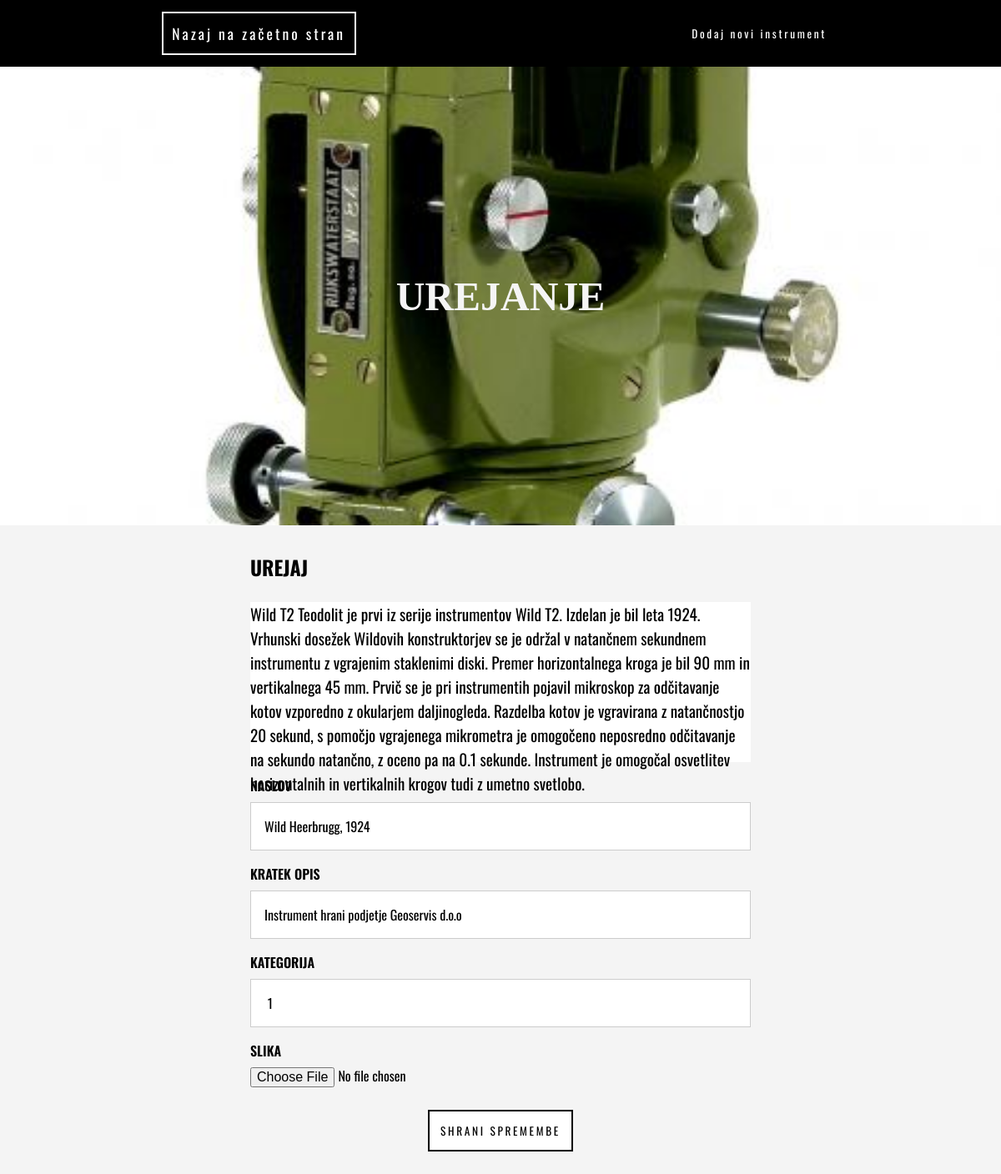
The page /Aplikacija/editArticle.php?id=5 on the database its author committed.
### tables this page shows
CREATE TABLE `muzej` (
  `id` int(11) NOT NULL,
  `cover_photo` varchar(255) NOT NULL,
  `title` varchar(255) NOT NULL,
  `short_description` varchar(255) NOT NULL,
  `content` longtext NOT NULL,
  `created_at` timestamp NOT NULL DEFAULT current_timestamp(),
  `deleted` tinyint(1) NOT NULL DEFAULT 0,
  `category` int(11) NOT NULL,
  `main_category` int(11) DEFAULT NULL,
  `year` int(11) NOT NULL
);

### Aplikacija/editArticle.php (the view, shortened to what this page needs)
<nav>
    <h1><a href="./index.php">Nazaj na začetno stran</a></h1>
    <button onClick="window.open('./newArticle.php', '_self')">Dodaj novi instrument</button>
</nav>
<?php
    $dbo = new PDO('mysql:host=localhost;dbname=konacno;charset=utf8', 'root', '');
    $instrument = $dbo->prepare("
        SELECT *
        FROM muzej
        WHERE id = :article_id
    ");
    $instrument->execute([ 'article_id' => $_GET['id'] ]);
    $instrument = $instrument->fetch(PDO::FETCH_ASSOC);
    $imeslike = $instrument['cover_photo'];
    $heading = "Urejanje";
    include './includes/header.php';
    include './includes/jumbotron.php';
    $vsiinstrumenti = $dbo->prepare("
        SELECT *
        FROM muzej
        WHERE id = :id
    ");
    $vsiinstrumenti->execute([
        'id' => $_GET['id'],
    ]);
    $vsiinstrumenti = $vsiinstrumenti->fetch(PDO::FETCH_ASSOC);
    ?>
    <link href="//cdn.quilljs.com/1.3.6/quill.snow.css" rel="stylesheet">
    <link href="./styles/newArticle.css" rel="stylesheet">
    <div class="newArticle__container">
        <h2>UREJAJ</h2>
        <div class="html-editor-bubble" id="quillEditorBubble"><?php echo $vsiinstrumenti['content'] ?></div>
        <form action="./db/updateArticle.php" id="newArticleForm" method="post" enctype="multipart/form-data">
            <div>
                <label>NASLOV</label>
                <input type="text" name="title" value="<?php echo $vsiinstrumenti['title'] ?>" required />
            </div>
            <div>
                <label>KRATEK OPIS</label>
                <input type="text" name="short_description" value="<?php echo $vsiinstrumenti['short_description'] ?>" required />
            </div>
            <div>
                <label>KATEGORIJA</label>
                <input type="text" name="category"  value=" <?php echo $vsiinstrumenti['category'] ?>" required />
            </div>
            <div>
                <label>SLIKA</label>
                <input type="file" name="cover_photo" accept="image/png, image/jpeg" required />
            </div>
            <button class="submit_button" onClick="window.open('./article.php?id=<?php echo $_GET['id']; ?>', '_self')">SHRANI SPREMEMBE</button>
        </form>
    </div>

### Aplikacija/includes/jumbotron.php
<div class="jumbotron" style="background-image: url('./images/<?php echo $imeslike; ?>')">
    <div class="jumbotron__central">
        <h2><?php echo $heading; ?></h2>
    </div>
</div>

### Aplikacija/styles/main.css (style rules this page uses)
* { padding: 0; margin: 0; }
html { font-family: Oswald, Helvetica, sans-serif; }
body { background: #f4f4f4; }
nav { height: 5em; display: flex; align-items: center; justify-content: space-around; background: #000; }
nav h1 { color: white; font-size: 1.1em; font-weight: 400; letter-spacing: 3px; }
nav h1 a { border: 2px solid #fff; padding: 0.6em 0.6em; background:transparent; color: white; text-decoration: none; }
button { border: 2px solid black; background: transparent; color: white; padding: 1em 1em; font-family: Oswald, Helvetica, sans-serif; letter-spacing: 0.2em; outline: none; }
.jumbotron { display: flex; align-items: center; justify-content: center; height: 550px; background-size: cover; background-position: center; }
.jumbotron__central { font-family: "Papyrus", fantasy; color: whitesmoke; font-size: 2em; padding: 20px; text-transform: uppercase; }
.submit_button { background: #fff; color: #000; border: 2px solid #000; display: flex; margin: 0 auto; margin-top: 2em; margin-bottom: 2em; }

### Aplikacija/styles/newArticle.css (style rules this page uses)
.newArticle__container { width: 50%; margin: 0 auto; padding-top: 2em; }
.newArticle__container h2 { margin-bottom: 1em; }
.html-editor-bubble { height: 10em; font-family: Oswald, Helvetica, sans-serif; font-size: 1.2em; background: white; }
form div { display: flex; flex-direction: column; margin-top: 1em; }
form input { font-family: Oswald, Helvetica, sans-serif; font-size: 1em; line-height: 0.5em; }
form label { font-weight: 600; }
form div:not(:nth-last-of-type(1)) input { border: 1px solid #ccc; padding: 1em 1em; outline: none; margin-top: 0.5em; }
form div:nth-last-of-type(1) input { margin-top: 0.5em; }
.submit_button { background: #fff; color: #000; border: 2px solid #000; display: flex; margin: 0 auto; margin-top: 2em; margin-bottom: 2em; }

### rows shown on the page
muzej: cover_photo (picture), content "Wild T2 Teodolit je prvi iz serije instrumentov Wild T2. Izdelan je bil leta 1924. Vrhunski dosežek Wildovih konstruktorjev se je održal v natančnem sekundnem instrumentu z vgrajenim staklenimi diski. Premer horizontalnega kroga je bil 90 mm in vertikalnega 45 mm. Prvič se je pri instrumentih pojavil mikroskop za odčitavanje kotov vzporedno z okularjem daljinogleda. Razdelba kotov je vgravirana z natančnostjo 20 sekund, s pomočjo vgrajenega mikrometra je omogočeno neposredno odčitavanje na sekundo natančno, z oceno pa na 0.1 sekunde. Instrument je omogočal osvetlitev horizontalnih in vertikalnih krogov tudi z umetno svetlobo.", title "Wild Heerbrugg, 1924", short_description "Instrument hrani podjetje Geoservis d.o.o", category "1"

### other values the page prints
$heading "UREJANJE"
